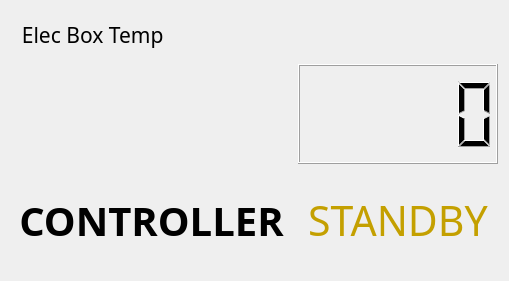
   <widget class="QWidget" name="layoutWidget">
    <property name="geometry">
     <rect>
      <x>700</x>
      <y>710</y>
      <width>509</width>
      <height>281</height>
     </rect>
    </property>
    <layout class="QGridLayout" name="gridLayout_4">
     <item row="5" column="5">
      <widget class="QLabel" name="arm_status_label_2">
       <property name="palette">
        <palette>
         <active>
          <colorrole role="WindowText">
           <brush brushstyle="SolidPattern">
            <color alpha="255">
             <red>196</red>
             <green>160</green>
             <blue>0</blue>
            </color>
           </brush>
          </colorrole>
          <colorrole role="Button">
           <brush brushstyle="SolidPattern">
            <color alpha="255">
             <red>164</red>
             <green>0</green>
             <blue>0</blue>
            </color>
           </brush>
          </colorrole>
          <colorrole role="Light">
           <brush brushstyle="SolidPattern">
            <color alpha="255">
             <red>246</red>
             <green>0</green>
             <blue>0</blue>
            </color>
           </brush>
          </colorrole>
          <colorrole role="Midlight">
           <brush brushstyle="SolidPattern">
            <color alpha="255">
             <red>205</red>
             <green>0</green>
             <blue>0</blue>
            </color>
           </brush>
          </colorrole>
          <colorrole role="Dark">
           <brush brushstyle="SolidPattern">
            <color alpha="255">
             <red>82</red>
             <green>0</green>
             <blue>0</blue>
            </color>
           </brush>
          </colorrole>
          <colorrole role="Mid">
           <brush brushstyle="SolidPattern">
            <color alpha="255">
             <red>109</red>
             <green>0</green>
             <blue>0</blue>
            </color>
           </brush>
          </colorrole>
          <colorrole role="Text">
           <brush brushstyle="SolidPattern">
            <color alpha="255">
             <red>0</red>
             <green>0</green>
             <blue>0</blue>
            </color>
           </brush>
          </colorrole>
          <colorrole role="BrightText">
           <brush brushstyle="SolidPattern">
            <color alpha="255">
             <red>255</red>
             <green>255</green>
             <blue>255</blue>
            </color>
           </brush>
          </colorrole>
          <colorrole role="ButtonText">
           <brush brushstyle="SolidPattern">
            <color alpha="255">
             <red>0</red>
             <green>0</green>
             <blue>0</blue>
            </color>
           </brush>
          </colorrole>
          <colorrole role="Base">
           <brush brushstyle="SolidPattern">
            <color alpha="255">
             <red>255</red>
             <green>255</green>
             <blue>255</blue>
            </color>
           </brush>
          </colorrole>
          <colorrole role="Window">
           <brush brushstyle="SolidPattern">
            <color alpha="255">
             <red>164</red>
             <green>0</green>
             <blue>0</blue>
            </color>
           </brush>
          </colorrole>
          <colorrole role="Shadow">
           <brush brushstyle="SolidPattern">
            <color alpha="255">
             <red>0</red>
             <green>0</green>
             <blue>0</blue>
            </color>
           </brush>
          </colorrole>
          <colorrole role="AlternateBase">
           <brush brushstyle="SolidPattern">
            <color alpha="255">
             <red>209</red>
             <green>127</green>
             <blue>127</blue>
            </color>
           </brush>
          </colorrole>
          <colorrole role="ToolTipBase">
           <brush brushstyle="SolidPattern">
            <color alpha="255">
             <red>255</red>
             <green>255</green>
             <blue>220</blue>
            </color>
           </brush>
          </colorrole>
          <colorrole role="ToolTipText">
           <brush brushstyle="SolidPattern">
            <color alpha="255">
             <red>0</red>
             <green>0</green>
             <blue>0</blue>
            </color>
           </brush>
          </colorrole>
          <colorrole role="PlaceholderText">
           <brush brushstyle="SolidPattern">
            <color alpha="128">
             <red>0</red>
             <green>0</green>
             <blue>0</blue>
            </color>
           </brush>
          </colorrole>
         </active>
         <inactive>
          <colorrole role="WindowText">
           <brush brushstyle="SolidPattern">
            <color alpha="255">
             <red>196</red>
             <green>160</green>
             <blue>0</blue>
            </color>
           </brush>
          </colorrole>
          <colorrole role="Button">
           <brush brushstyle="SolidPattern">
            <color alpha="255">
             <red>164</red>
             <green>0</green>
             <blue>0</blue>
            </color>
           </brush>
          </colorrole>
          <colorrole role="Light">
           <brush brushstyle="SolidPattern">
            <color alpha="255">
             <red>246</red>
             <green>0</green>
             <blue>0</blue>
            </color>
           </brush>
          </colorrole>
          <colorrole role="Midlight">
           <brush brushstyle="SolidPattern">
            <color alpha="255">
             <red>205</red>
             <green>0</green>
             <blue>0</blue>
            </color>
           </brush>
          </colorrole>
          <colorrole role="Dark">
           <brush brushstyle="SolidPattern">
            <color alpha="255">
             <red>82</red>
             <green>0</green>
             <blue>0</blue>
            </color>
           </brush>
          </colorrole>
          <colorrole role="Mid">
           <brush brushstyle="SolidPattern">
            <color alpha="255">
             <red>109</red>
             <green>0</green>
             <blue>0</blue>
            </color>
           </brush>
          </colorrole>
          <colorrole role="Text">
           <brush brushstyle="SolidPattern">
            <color alpha="255">
             <red>0</red>
             <green>0</green>
             <blue>0</blue>
            </color>
           </brush>
          </colorrole>
          <colorrole role="BrightText">
           <brush brushstyle="SolidPattern">
            <color alpha="255">
             <red>255</red>
             <green>255</green>
             <blue>255</blue>
            </color>
           </brush>
          </colorrole>
          <colorrole role="ButtonText">
           <brush brushstyle="SolidPattern">
            <color alpha="255">
             <red>0</red>
             <green>0</green>
             <blue>0</blue>
            </color>
           </brush>
          </colorrole>
          <colorrole role="Base">
           <brush brushstyle="SolidPattern">
            <color alpha="255">
             <red>255</red>
             <green>255</green>
             <blue>255</blue>
            </color>
           </brush>
          </colorrole>
          <colorrole role="Window">
           <brush brushstyle="SolidPattern">
            <color alpha="255">
             <red>164</red>
             <green>0</green>
             <blue>0</blue>
            </color>
           </brush>
          </colorrole>
          <colorrole role="Shadow">
           <brush brushstyle="SolidPattern">
            <color alpha="255">
             <red>0</red>
             <green>0</green>
             <blue>0</blue>
            </color>
           </brush>
          </colorrole>
          <colorrole role="AlternateBase">
           <brush brushstyle="SolidPattern">
            <color alpha="255">
             <red>209</red>
             <green>127</green>
             <blue>127</blue>
            </color>
           </brush>
          </colorrole>
          <colorrole role="ToolTipBase">
           <brush brushstyle="SolidPattern">
            <color alpha="255">
             <red>255</red>
             <green>255</green>
             <blue>220</blue>
            </color>
           </brush>
          </colorrole>
          <colorrole role="ToolTipText">
           <brush brushstyle="SolidPattern">
            <color alpha="255">
             <red>0</red>
             <green>0</green>
             <blue>0</blue>
            </color>
           </brush>
          </colorrole>
          <colorrole role="PlaceholderText">
           <brush brushstyle="SolidPattern">
            <color alpha="128">
             <red>0</red>
             <green>0</green>
             <blue>0</blue>
            </color>
           </brush>
          </colorrole>
         </inactive>
         <disabled>
          <colorrole role="WindowText">
           <brush brushstyle="SolidPattern">
            <color alpha="255">
             <red>82</red>
             <green>0</green>
             <blue>0</blue>
            </color>
           </brush>
          </colorrole>
          <colorrole role="Button">
           <brush brushstyle="SolidPattern">
            <color alpha="255">
             <red>164</red>
             <green>0</green>
             <blue>0</blue>
            </color>
           </brush>
          </colorrole>
          <colorrole role="Light">
           <brush brushstyle="SolidPattern">
            <color alpha="255">
             <red>246</red>
             <green>0</green>
             <blue>0</blue>
            </color>
           </brush>
          </colorrole>
          <colorrole role="Midlight">
           <brush brushstyle="SolidPattern">
            <color alpha="255">
             <red>205</red>
             <green>0</green>
             <blue>0</blue>
            </color>
           </brush>
          </colorrole>
          <colorrole role="Dark">
           <brush brushstyle="SolidPattern">
            <color alpha="255">
             <red>82</red>
             <green>0</green>
             <blue>0</blue>
            </color>
           </brush>
          </colorrole>
          <colorrole role="Mid">
           <brush brushstyle="SolidPattern">
            <color alpha="255">
             <red>109</red>
             <green>0</green>
             <blue>0</blue>
            </color>
           </brush>
          </colorrole>
          <colorrole role="Text">
           <brush brushstyle="SolidPattern">
            <color alpha="255">
             <red>82</red>
             <green>0</green>
             <blue>0</blue>
            </color>
           </brush>
          </colorrole>
          <colorrole role="BrightText">
           <brush brushstyle="SolidPattern">
            <color alpha="255">
             <red>255</red>
             <green>255</green>
             <blue>255</blue>
            </color>
           </brush>
          </colorrole>
          <colorrole role="ButtonText">
           <brush brushstyle="SolidPattern">
            <color alpha="255">
             <red>82</red>
             <green>0</green>
             <blue>0</blue>
            </color>
           </brush>
          </colorrole>
          <colorrole role="Base">
           <brush brushstyle="SolidPattern">
            <color alpha="255">
             <red>164</red>
             <green>0</green>
             <blue>0</blue>
            </color>
           </brush>
          </colorrole>
          <colorrole role="Window">
           <brush brushstyle="SolidPattern">
            <color alpha="255">
             <red>164</red>
             <green>0</green>
             <blue>0</blue>
            </color>
           </brush>
          </colorrole>
          <colorrole role="Shadow">
           <brush brushstyle="SolidPattern">
            <color alpha="255">
             <red>0</red>
             <green>0</green>
             <blue>0</blue>
            </color>
           </brush>
          </colorrole>
          <colorrole role="AlternateBase">
           <brush brushstyle="SolidPattern">
            <color alpha="255">
             <red>164</red>
             <green>0</green>
             <blue>0</blue>
            </color>
           </brush>
          </colorrole>
          <colorrole role="ToolTipBase">
           <brush brushstyle="SolidPattern">
            <color alpha="255">
             <red>255</red>
             <green>255</green>
             <blue>220</blue>
            </color>
           </brush>
          </colorrole>
          <colorrole role="ToolTipText">
           <brush brushstyle="SolidPattern">
            <color alpha="255">
             <red>0</red>
             <green>0</green>
             <blue>0</blue>
            </color>
           </brush>
          </colorrole>
          <colorrole role="PlaceholderText">
           <brush brushstyle="SolidPattern">
            <color alpha="128">
             <red>0</red>
             <green>0</green>
             <blue>0</blue>
            </color>
           </brush>
          </colorrole>
         </disabled>
        </palette>
       </property>
       <property name="font">
        <font>
         <family>Ubuntu Mono</family>
         <pointsize>31</pointsize>
         <weight>50</weight>
         <bold>false</bold>
        </font>
       </property>
       <property name="text">
        <string>STANDBY</string>
       </property>
       <property name="alignment">
        <set>Qt::AlignCenter</set>
       </property>
      </widget>
     </item>
     <item row="3" column="2">
      <widget class="QwtThermo" name="elec_box_temp_therm">
       <property name="lowerBound">
        <double>5.000000000000000</double>
       </property>
       <property name="upperBound">
        <double>60.000000000000000</double>
       </property>
      </widget>
     </item>
     <item row="2" column="5" rowspan="2">
      <widget class="QLCDNumber" name="elec_box_temp_lcd">
       <property name="minimumSize">
        <size>
         <width>100</width>
         <height>100</height>
        </size>
       </property>
       <property name="maximumSize">
        <size>
         <width>200</width>
         <height>100</height>
        </size>
       </property>
      </widget>
     </item>
     <item row="5" column="2">
      <widget class="QLabel" name="label_16">
       <property name="minimumSize">
        <size>
         <width>200</width>
         <height>100</height>
        </size>
       </property>
       <property name="maximumSize">
        <size>
         <width>300</width>
         <height>100</height>
        </size>
       </property>
       <property name="font">
        <font>
         <family>Ubuntu Mono</family>
         <pointsize>30</pointsize>
         <weight>75</weight>
         <bold>true</bold>
        </font>
       </property>
       <property name="text">
        <string>CONTROLLER</string>
       </property>
       <property name="alignment">
        <set>Qt::AlignCenter</set>
       </property>
      </widget>
     </item>
     <item row="0" column="2">
      <widget class="QLabel" name="label_2">
       <property name="font">
        <font>
         <family>Ubuntu Light</family>
         <pointsize>16</pointsize>
         <weight>50</weight>
         <bold>false</bold>
        </font>
       </property>
       <property name="text">
        <string>  Elec Box Temp</string>
       </property>
      </widget>
     </item>
    </layout>
   </widget>
